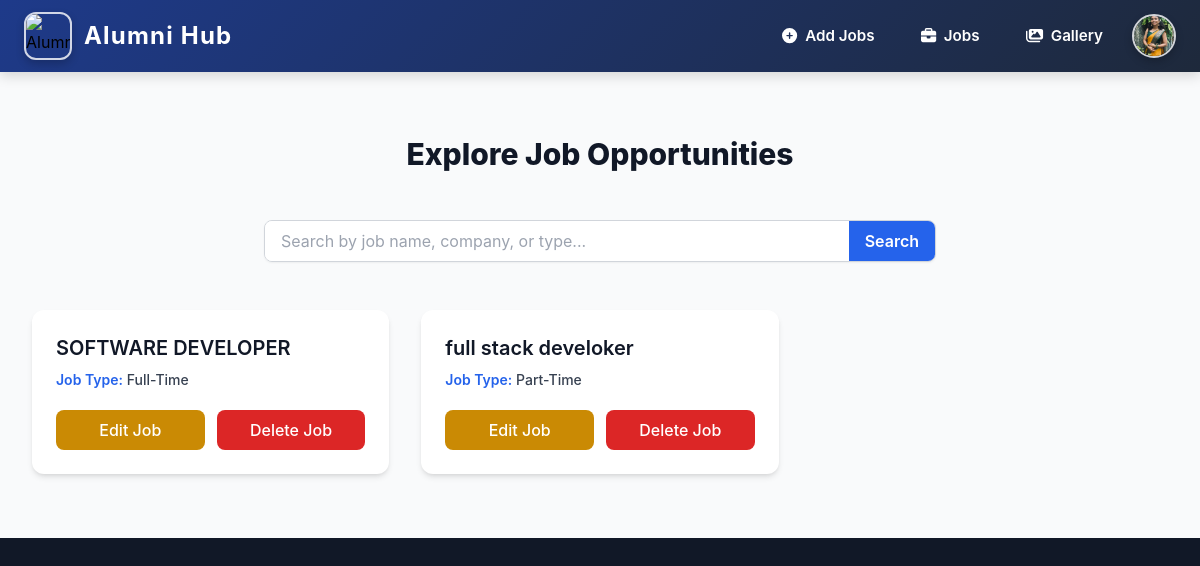
The app's page /jobs/ (signed in), older data.
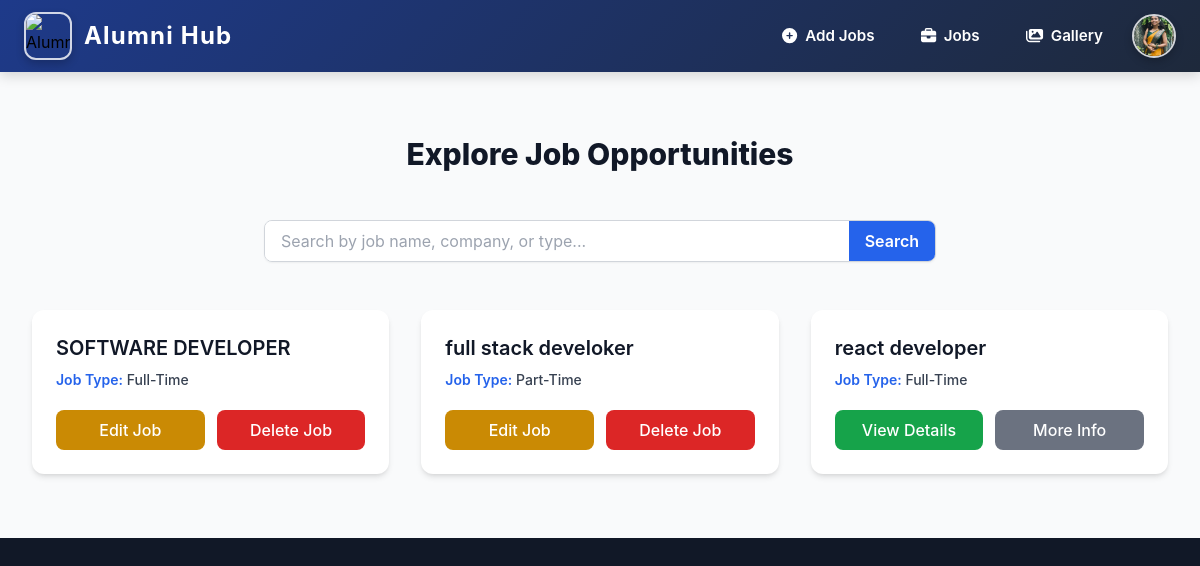
The same page, newer data.
### myapp/models.py (models this page shows, shortened)
class User(AbstractUser):
    is_alumni = models.BooleanField(default=False)
    is_student = models.BooleanField(default=False)
    groups = models.ManyToManyField(Group, related_name="custom_user_groups", blank=True)
    user_permissions = models.ManyToManyField(Permission, related_name="custom_user_permissions", blank=True)

class AlumniProfile(models.Model):
    user = models.OneToOneField(User, on_delete=models.CASCADE, related_name='alumni_profile')
    company = models.CharField(max_length=255, blank=True, null=True)
    job_title = models.CharField(max_length=255, blank=True, null=True)
    graduation_year = models.PositiveIntegerField(default=2025)
    linkedin = models.URLField(blank=True, null=True)
    profile_picture = models.ImageField(upload_to='profile_pics/', blank=True, null=True)
    department = models.CharField(max_length=100)  # <- Make sure this exists
    passout_year = models.IntegerField(default=2025)           # <- And this too

class JobPost(models.Model):
    job_name = models.CharField(max_length=100,default="Unnamed Job")
    company = models.CharField(max_length=255)
    description = models.TextField(blank=True)  # Changed to TextField
    job_type = models.CharField(
        max_length=100,
        choices=[("FT", "Full-Time"), ("PT", "Part-Time"),("IS", "Intern-Ship"),("RT", "Remote-Job")],
        default=4  # Added default value
    )
    company_website = models.URLField(blank=True, null=True)  # New field for company site link
    posted_by = models.ForeignKey(User, on_delete=models.CASCADE, related_name='job_posts')

### myapp/views.py (the view)
# urls.py: path('jobs/',jobpost_list,name='jobpost_list'),
@login_required(login_url='signin')
def jobpost_list(request):
    query = request.GET.get("q")  # Get the search query from URL if it exists
    if query:
        jobs = JobPost.objects.filter(
            Q(job_name__icontains=query)
        )
    else:
        jobs = JobPost.objects.all()  # No search, return all jobs
    return render(request, 'jobpost_list.html', {'jobs': jobs})

### templates/jobpost_list.html
{% extends "home.html" %}
{% block content %}
{% include "navbar.html" %}
<section class="py-16 bg-gray-50 dark:bg-gray-900">
    <div class="mx-auto max-w-screen-xl px-6 lg:px-8">
        <h1 class="text-3xl font-extrabold text-gray-900 dark:text-white text-center mb-12">
            Explore Job Opportunities
        </h1>
        <form method="get" class="mb-12 max-w-2xl mx-auto">
            <div class="flex items-center border border-gray-300 dark:border-gray-700 rounded-lg overflow-hidden shadow-sm">
                <input type="text" name="q" placeholder="Search by job name, company, or type..."
                    value="{{ request.GET.q }}"
                    class="w-full px-4 py-2 bg-white dark:bg-gray-800 text-gray-900 dark:text-white focus:outline-none">
                <button type="submit"
                    class="px-4 py-2 bg-blue-600 text-white font-semibold hover:bg-blue-700 transition">
                    Search
                </button>
            </div>
        </form>
        {% if jobs %}
        <div class="grid gap-8 sm:grid-cols-2 lg:grid-cols-3">
            {% for job in jobs %}
            <div class="relative overflow-hidden bg-white dark:bg-gray-800 rounded-xl shadow-md transition-transform duration-300 p-6
                        hover:scale-105 hover:shadow-2xl hover:ring-2 hover:ring-blue-400 dark:hover:ring-blue-600">
                <h2 class="text-xl font-semibold text-gray-900 dark:text-white mb-2">{{ job.job_name }}</h2>
                <p class="mt-2 text-sm font-medium text-gray-700 dark:text-gray-400">
                    <span class="font-semibold text-blue-600 dark:text-blue-400">Job Type:</span> {{ job.get_job_type_display }}
                </p>
                <div class="mt-5 flex flex-wrap gap-3">
                    {% if request.user.is_authenticated %}
                        {% if request.user.is_superuser %}
                            <a href="{% url 'delete_jobpost' job.id %}" class="flex-1 text-center bg-red-600 text-white font-medium px-4 py-2 rounded-lg hover:bg-red-700 transition duration-300">Delete Job</a>
                        {% elif request.user == job.posted_by %}
                            <a href="{% url 'edit_jobpost' job.id %}" class="flex-1 text-center bg-yellow-600 text-white font-medium px-4 py-2 rounded-lg hover:bg-yellow-700 transition duration-300">Edit Job</a>
                            <a href="{% url 'delete_jobpost' job.id %}" class="flex-1 text-center bg-red-600 text-white font-medium px-4 py-2 rounded-lg hover:bg-red-700 transition duration-300">Delete Job</a>
                        {% else %}
                            <a href="{% url 'jobpost_detail' job_id=job.id %}" class="flex-1 text-center bg-green-600 text-white font-medium px-4 py-2 rounded-lg hover:bg-green-700 transition duration-300">View Details</a>
                            {% if job.company_website %}
                            <a href="{{ job.company_website }}" target="_blank" class="flex-1 text-center bg-gray-500 text-white font-medium px-4 py-2 rounded-lg hover:bg-gray-600 transition duration-300">More Info</a>
                            {% endif %}
                        {% endif %}
                    {% endif %}
                </div>
            </div>
            {% endfor %}
        </div>
        {% else %}
        <p class="text-center text-gray-500 dark:text-gray-400 mt-8">No job postings available at the moment.</p>
        {% endif %}
    </div>
</section>
{% endblock content %}

### templates/home.html (shortened to what this page needs)
<!DOCTYPE html>
<html lang="en">
<head>
    <script src="https://cdn.tailwindcss.com"></script>
</head>
<body class="bg-gray-900">
    {% block content %}{% endblock content %}
</body>
</html>

### templates/navbar.html (shortened to what this page needs)
</head>
<body>
  <nav class="navbar">
    <div class="navbar-container">
      <a href="{% url 'home' %}" class="navbar-logo">
        <img class="logo-image"
             src="https://encrypted-tbn0.gstatic.com/images?q=tbn:ANd9GcR6Wxo3iWcQN14Me9G9DkT4dSHTUvrpSCCp8g&s"
             alt="Alumni Hub Logo">
        <span class="logo-text">Alumni Hub</span>
      </a>
      <div id="main-menu" class="navbar-menu">
        {% if user.is_authenticated %}
          {% if user.is_superuser %}
            <a href="{% url 'admin_dashboard' %}" class="nav-link highlighted">
              <i class="fas fa-tachometer-alt"></i>
              Admin Dashboard
            </a>
            <form action="{% url 'signout' %}" method="post">
              {% csrf_token %}
              <button type="submit" class="nav-button">
                <i class="fas fa-sign-out-alt mr-2"></i>
                Sign Out
              </button>
            </form>
          {% elif user.is_alumni %}
            <a href="{% url 'add_jobs' %}" class="nav-link">
              <i class="fas fa-plus-circle"></i>
              Add Jobs
            </a>
            <a href="{% url 'jobpost_list' %}" class="nav-link">
              <i class="fas fa-briefcase"></i>
              Jobs
            </a>
            <a href="{% url 'photo_gallery' %}" class="nav-link">
              <i class="fas fa-images"></i>
              Gallery
            </a>
            <div class="profile-container">
              <button id="profile-btn" class="profile-button">
                {% if user.alumni_profile.profile_picture %}
                  <img class="profile-image" src="{{ user.alumni_profile.profile_picture.url }}" alt="Profile Picture">
                {% else %}
                  <img class="profile-image" src="/static/images/default_profile.png" alt="Default Profile">
                {% endif %}
              </button>
            </div>
          {% endif %}
        {% endif %}
      </div>
    </div>
  </nav>
</body>

### templates/navbar.html (style rules this page uses)
body { font-family: 'Inter', sans-serif; margin: 0; padding: 0; }
.navbar { background: linear-gradient(135deg, #1e3a8a 0%, #1e293b 100%); box-shadow: 0 4px 12px rgba(0, 0, 0, 0.15); position: sticky; top: 0; z-index: 100; }
.navbar-container { max-width: 1400px; margin: 0 auto; padding: 0.75rem 1.5rem; display: flex; justify-content: space-between; align-items: center; }
.navbar-logo { display: flex; align-items: center; gap: 0.75rem; text-decoration: none; position: relative; z-index: 110; }
.logo-image { width: 3rem; height: 3rem; border-radius: 12px; border: 2px solid rgba(255, 255, 255, 0.8); box-shadow: 0 4px 8px rgba(0, 0, 0, 0.2); transition: all 0.3s ease; object-fit: cover; }
.logo-text { font-size: 1.5rem; font-weight: 700; color: white; letter-spacing: 0.05em; position: relative; display: inline-block; }
.logo-text:after { content: ''; position: absolute; width: 0; height: 2px; bottom: -2px; left: 0; background-color: white; transition: width 0.3s ease; }
.navbar-menu { display: flex; align-items: center; gap: 0.75rem; }
.nav-link { color: white; text-decoration: none; font-weight: 600; font-size: 0.95rem; padding: 0.5rem 1rem; border-radius: 8px; border: 1.5px solid transparent; transition: all 0.3s ease; display: flex; align-items: center; gap: 0.5rem; }
.profile-container { position: relative; }
.profile-button { background: transparent; border: none; padding: 0; cursor: pointer; display: flex; align-items: center; }
.profile-image { width: 2.75rem; height: 2.75rem; border-radius: 50%; border: 2px solid rgba(255, 255, 255, 0.8); box-shadow: 0 4px 8px rgba(0, 0, 0, 0.2); object-fit: cover; transition: all 0.3s ease; }

Row changes from the older to the newer data that the page shows:
added JobPost: job_name "react developer", job_type "Full-Time"
